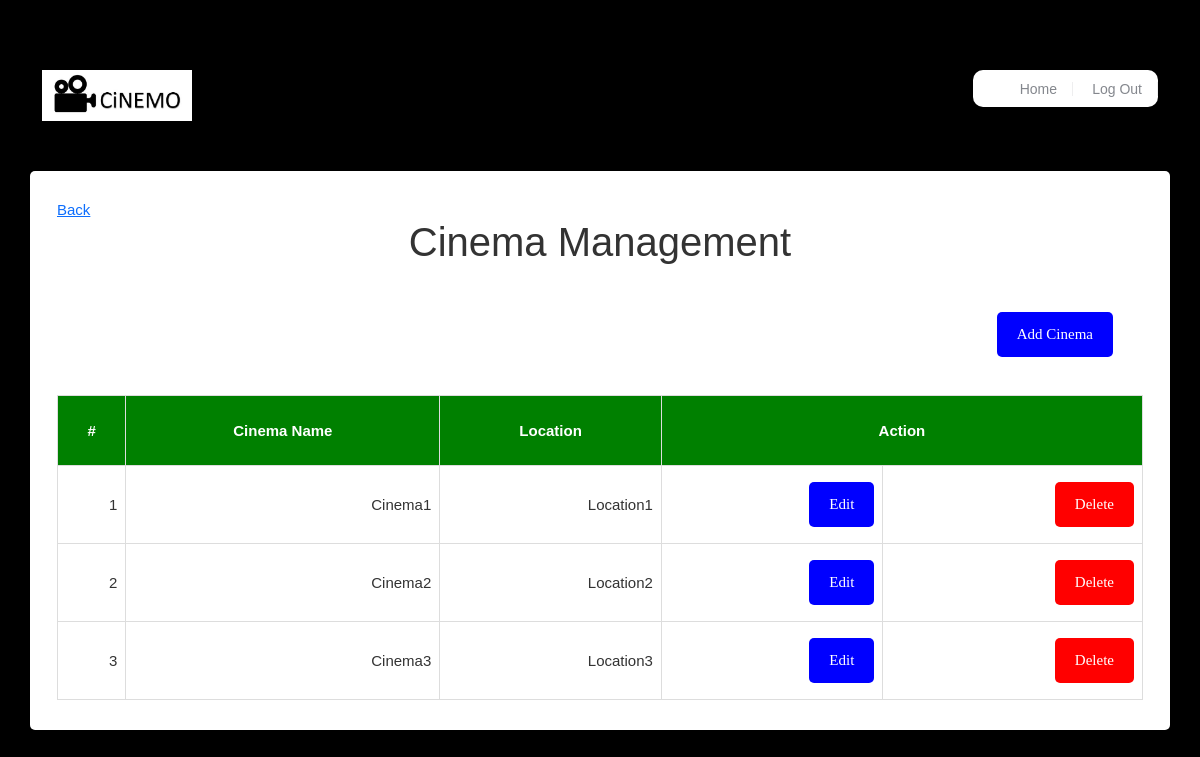
/admin/cinemamanagement.php (signed in), run on the app's committed database.
### tables this page shows
CREATE TABLE `cinema` (
  `cinema_id` int(30) NOT NULL,
  `cinema_name` varchar(30) NOT NULL,
  `location` varchar(255) NOT NULL
);

### admin/cinemamanagement.php (the view, shortened to what this page needs)
<?php
include('../db_connect.php');
?>
<!DOCTYPE html>
<html lang="en">
<head>
	<link href="https://cdn.jsdelivr.net/npm/bootstrap@5.2.1/dist/css/bootstrap.min.css" rel="stylesheet">
	<link rel="stylesheet" href="../css/style.css">
	<link rel="stylesheet" href="../css/table.css">
</head>
<body>
	<div id="site-content">
		<header class="site-header">
			<div class="container">
				<a href="#" id="branding">
					<img src="../images/Cinemo Logo.JPG" alt="logo" class="logo" width="150">
				</a>
				<div class="main-navigation">
					<ul class="menu">
						<li class="menu-item"><a href="home.php">Home</a></li>
						<li class="menu-item"><a href="../signout.php">Log Out</a></li>
					</ul>
				</div>
		</header>
	</div>
	<main class="main-content">
		<div class="container">
			<div class="page">
				<div class="row">
					<div class="w3-container w3-padding-150" id="Menu">
						<a href='home.php'>Back</a>
						<div class="title">
							<h1 class="w3-center">Cinema Management</h1>
						</div>
					</div>
					<div class="position-relative h-100">
						<div class="btn-addcinema">
							<button onclick="location.href='cinema_add.php'" type="button">Add Cinema</button>
						</div>
					</div>
					<div class="container-fluid">
						<table>
							<thead>
								<tr>
									<th class="text-center">#</th>
									<th class="text-center">Cinema Name</th>
									<th class="text-center">Location</th>
									<th colspan="2" class="text-center">Action</th>
								</tr>
							</thead>
							<tbody>
								<?php
								$i = 1;
								$movie = $conn->query("SELECT * FROM cinema ORDER BY cinema_name");
								while ($row = $movie->fetch_assoc()) {
								?>
									<tr>
										<td><?php echo $i++ ?></td>
										<td><?php echo ucwords($row['cinema_name']) ?></td>
										<td><?php echo ucwords($row['location']) ?></td>
										<td>
											<button type="button" name="" value="" onclick="location.href='cinema_edit.php?id=<?php echo $row['cinema_id']; ?>'">Edit</a>
					</div>
					<td>
						<button class="delete" type="button" name="" value="" onclick="location.href='cinema_del.php?id=<?php echo $row['cinema_id']; ?>'"> Delete</a>
					</td>
				<?php
								} ?>
				</div>
	</main>
</body>
</html>

### css/style.css (style rules this page uses)
.title { font-family: sans-serif; }
body { height: 100%; margin: 0; background-color: black; height: 100%; background-position: center; background-repeat: no-repeat; background-size: cover; color: #333333; padding: 20px; font-family: "montserrat"; font-size: 15px; font-weight: 400; line-height: normal; }
button { background-color: blue; color: white; font-family: "montserrat"; padding: 14px 20px; margin: 8px 0; border: none; border-radius: 5px; cursor: pointer; max-width: 200px; }
.main-content .container { position: center; background: white; top: 50%; left: 50%; border-radius: 5px; padding-left: 10px; padding: 30px; width: auto; height: auto; }
.site-header { padding: 50px 0; *zoom: 1; }
.site-header:after { content: " "; clear: both; display: block; overflow: hidden; height: 0; }
body { margin: 0; font-family: Arial, Helvetica, sans-serif; }
.main-navigation { float: right; background: white; border-radius: 10px; }
.main-navigation .menu-toggle, .main-navigation .menu, .main-navigation .search-form { display: inline-block; vertical-align: middle; }
.main-navigation .menu { list-style: none; margin: 0; }
@media screen and (min-width: 991px) { .main-navigation .menu { display: inline-block !important; } }
.main-navigation .menu-item { display: inline-block; padding: 10px 0; }
.main-navigation .menu-item a { padding: 0 15px; display: inline-block; color: #84878d; font-size: 14px; font-size: 0.9333333333em; font-weight: 400; line-height: 1; border-right: 1px solid #eeeeef; text-decoration: none; }
.row { margin-left: -15px; margin-right: -15px; *zoom: 1; }
.row:after { content: " "; clear: both; display: block; overflow: hidden; height: 0; }
.w3-center { text-align: center; }
td, th { border: 1px solid #ddd; padding: 8px; }
th { padding-top: 12px; padding-bottom: 12px; height: 70px; text-align: center; background-color: green; color: white; }
table { width: auto; margin-left: auto; margin-right: auto; }
td { height: 70px; }
.btn-addcinema { margin: 30px; text-align: right; }
.delete { background-color: red; padding: 14px 20px; margin: 8px 0; border: none; cursor: pointer; text-align: right; max-width: 100px; }

### css/table.css (style rules this page uses)
td,th { border: 1px solid #ddd; padding: 8px; }
th { padding-top: 12px; padding-bottom: 12px; height: 70px; text-align: center; background-color: green; color: white; }
table { width: 100%; }
td { height: 70px; text-align: right; }

### data on the page
cinema: cinema_name "Cinema1", location "Location1"
cinema: cinema_name "Cinema2", location "Location2"
cinema: cinema_name "Cinema3", location "Location3"
